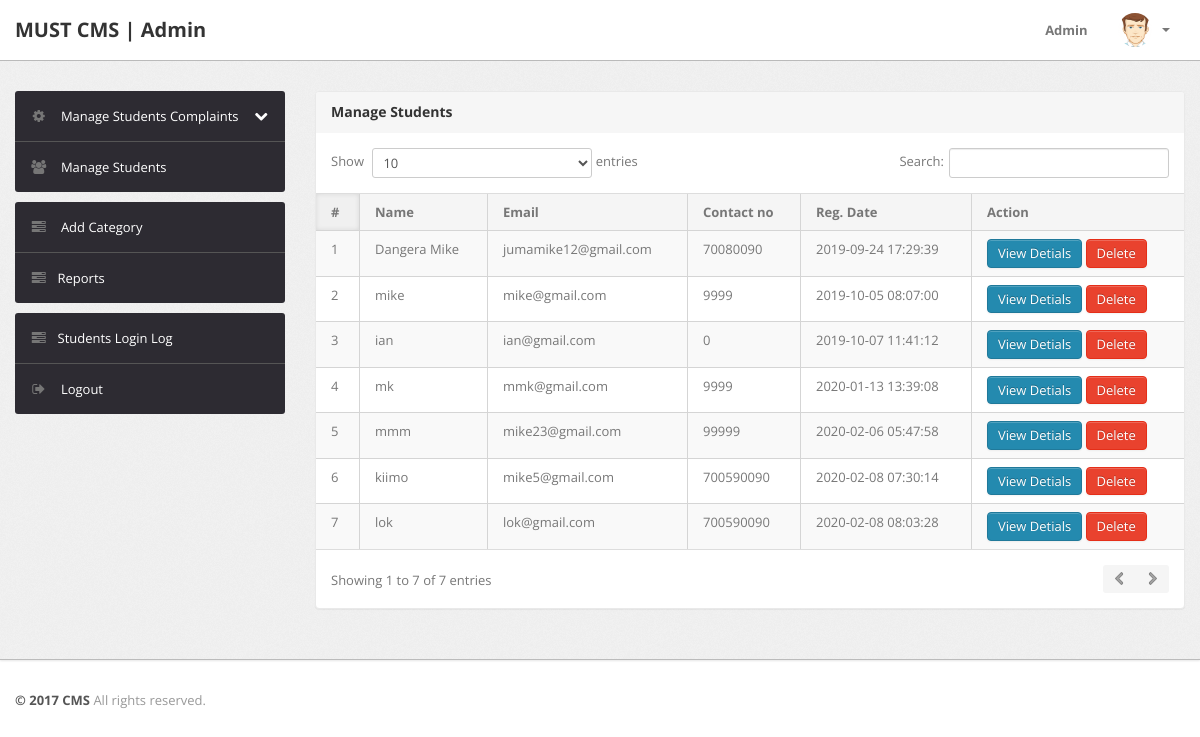
/admin/manage-users.php (signed in), run on an earlier commit of the app's database.
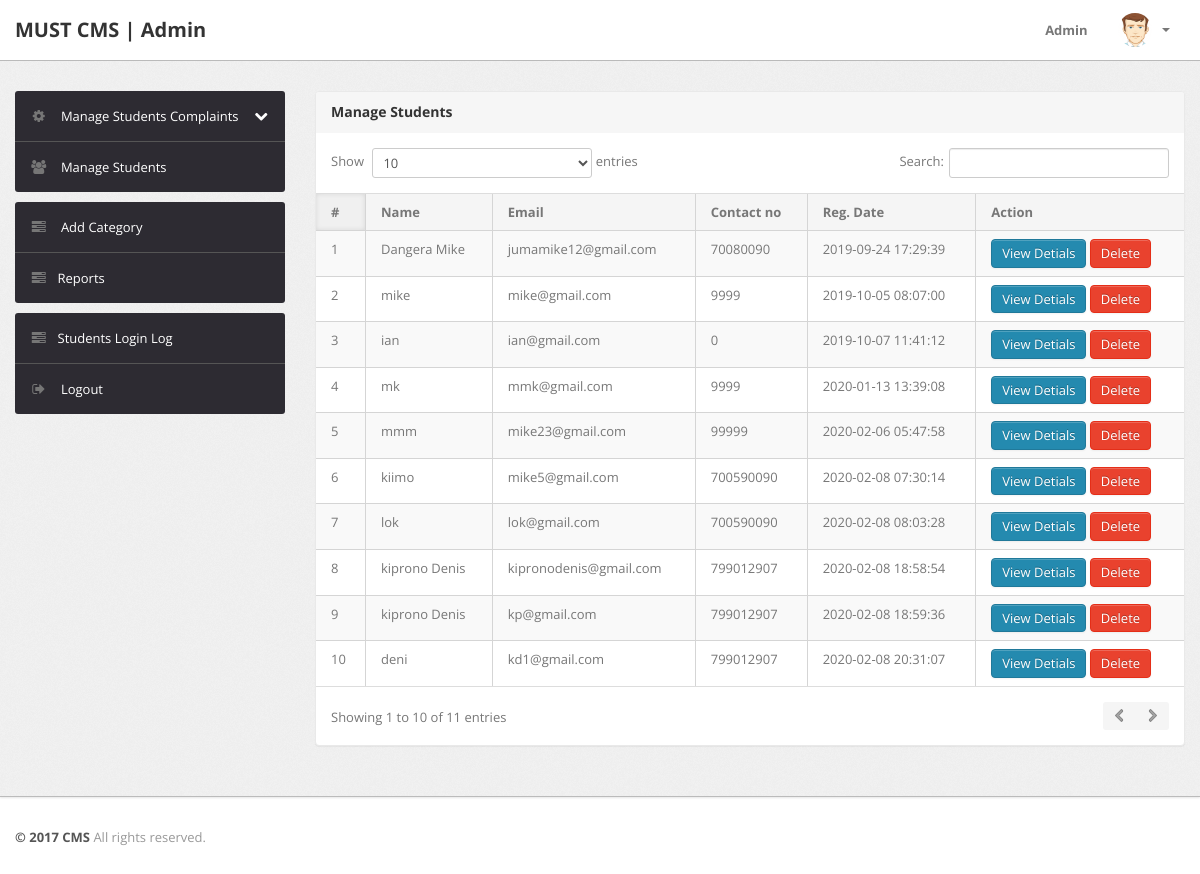
And on a later commit of the database.
### tables this page shows
CREATE TABLE `users` (
  `id` int(11) NOT NULL,
  `fullName` varchar(255) DEFAULT NULL,
  `userEmail` varchar(255) DEFAULT NULL,
  `password` varchar(255) DEFAULT NULL,
  `contactNo` bigint(11) DEFAULT NULL,
  `pincode` int(6) DEFAULT NULL,
  `userImage` varchar(255) DEFAULT NULL,
  `regDate` timestamp NOT NULL DEFAULT CURRENT_TIMESTAMP,
  `updationDate` timestamp NULL DEFAULT '0000-00-00 00:00:00' ON UPDATE CURRENT_TIMESTAMP,
  `status` int(1) DEFAULT NULL
);

### admin/manage-users.php (the view, shortened to what this page needs)
<?php
include('include/config.php');
if(strlen($_SESSION['alogin'])==0)
	{
header('location:index.php');
}
else{
?>
<!DOCTYPE html>
<html lang="en">
<head>
	<link type="text/css" href="bootstrap/css/bootstrap.min.css" rel="stylesheet">
	<link type="text/css" href="bootstrap/css/bootstrap-responsive.min.css" rel="stylesheet">
	<link type="text/css" href="css/theme.css" rel="stylesheet">
	<link type="text/css" href="images/icons/css/font-awesome.css" rel="stylesheet">
</head>
<body>
<?php include('include/header.php');?>
	<div class="wrapper">
		<div class="container">
			<div class="row">
<?php include('include/sidebar.php');?>
			<div class="span9">
					<div class="content">
	<div class="module">
							<div class="module-head">
								<h3>Manage Students</h3>
							</div>
							<div class="module-body table">
								<table cellpadding="0" cellspacing="0" border="0" class="datatable-1 table table-bordered table-striped	 display" width="100%">
									<thead>
										<tr>
											<th>#</th>
											<th> Name</th>
											<th>Email </th>
											<th>Contact no</th>
											<th>Reg. Date </th>
											<th>Action</th>
										</tr>
									</thead>
									<tbody>
<?php $query=mysqli_query($con,"select * from users");
$cnt=1;
while($row=mysqli_fetch_array($query))
{
?>
										<tr>
											<td><?php echo htmlentities($cnt);?></td>
											<td><?php echo htmlentities($row['fullName']);?></td>
											<td><?php echo htmlentities($row['userEmail']);?></td>
											<td> <?php echo htmlentities($row['contactNo']);?></td>
											<td><?php echo htmlentities($row['regDate']);?></td>
<td><a href="javascript:void(0);" onClick="popUpWindow('http://localhost/cms/admin/userprofile.php?uid=<?php echo htmlentities($row['id']);?>');" title="View Details">
<button type="button" class="btn btn-primary">View Detials</button>
											</a>
<a href="manage-users.php?uid=<?php echo htmlentities($row['id']);?>&&action=del" title="Delete" onClick="return confirm('Do you really want to delete ?')">
<button type="button" class="btn btn-danger">Delete</button></a>
										</td>
										<?php $cnt=$cnt+1; } ?>
								</table>
							</div>
						</div>
					</div>
				</div>
			</div>
		</div>
	</div>
<?php include('include/footer.php');?>
</body>
<?php } ?>

### admin/include/header.php (shortened to what this page needs)
<div class="navbar navbar-fixed-top">
		<div class="navbar-inner">
			<div class="container">
			  	<a class="brand" href="index.html">
			  	MUST	CMS | Admin
			  	</a>
				<div class="nav-collapse collapse navbar-inverse-collapse">
					<ul class="nav pull-right">
						<li><a href="#">
							Admin
						</a></li>
						<li class="nav-user dropdown">
							<a href="#" class="dropdown-toggle" data-toggle="dropdown">
								<img src="images/user.png" class="nav-avatar" />
								<b class="caret"></b>
							</a>
						</li>
					</ul>
				</div>
			</div>
		</div>
	</div>

### admin/include/sidebar.php (shortened to what this page needs)
<div class="span3">
					<div class="sidebar">
<ul class="widget widget-menu unstyled " >
							<li style="background:green">
								<a class="collapsed" data-toggle="collapse" href="#togglePages" style="color:white; ">
									<i class="menu-icon icon-cog"></i>
									<i class="icon-chevron-down pull-right"></i><i class="icon-chevron-up pull-right"></i>
									Manage Students Complaints
								</a>
							</li>
							<li>
								<a href="manage-users.php" style="color:white; ">
									<i class="menu-icon icon-group"></i>
									Manage Students
								</a>
							</li>
						</ul>
						<ul class="widget widget-menu unstyled">
                                <li><a href="category.php" style="color:white; "><i class="menu-icon icon-tasks"></i> Add Category </a></li>
                                <li><a href="report.php" style="color:white; "><i class="menu-icon icon-tasks"></i>Reports</a></li>
                            </ul>
						<ul class="widget widget-menu unstyled">
							<li><a href="user-logs.php" style="color:white; "><i class="menu-icon icon-tasks"></i>Students Login Log </a></li>
							<li>
								<a href="logout.php" style="color:white; ">
									<i class="menu-icon icon-signout"></i>
									Logout
								</a>
							</li>
						</ul>
					</div>
				</div>

### admin/include/footer.php
<div class="footer">
	<div class="container">
		<b class="copyright">&copy; 2017 CMS </b> All rights reserved.
	</div>
</div>

What changed in the data, as far as the page shows it:
added users: fullName "kiprono Denis", userEmail "kipronodenis@gmail.com", contactNo "799012907", regDate "2020-02-08 18:58:54"
added users: fullName "kiprono Denis", userEmail "kp@gmail.com", contactNo "799012907", regDate "2020-02-08 18:59:36"
added users: fullName "deni", userEmail "kd1@gmail.com", contactNo "799012907", regDate "2020-02-08 20:31:07"
Also different on the page:
text written by a page script: "Show entries Search: Showing 1 to 7 of 7 entries" → "Show entries Search: Showing 1 to 10 of 11 entries"
